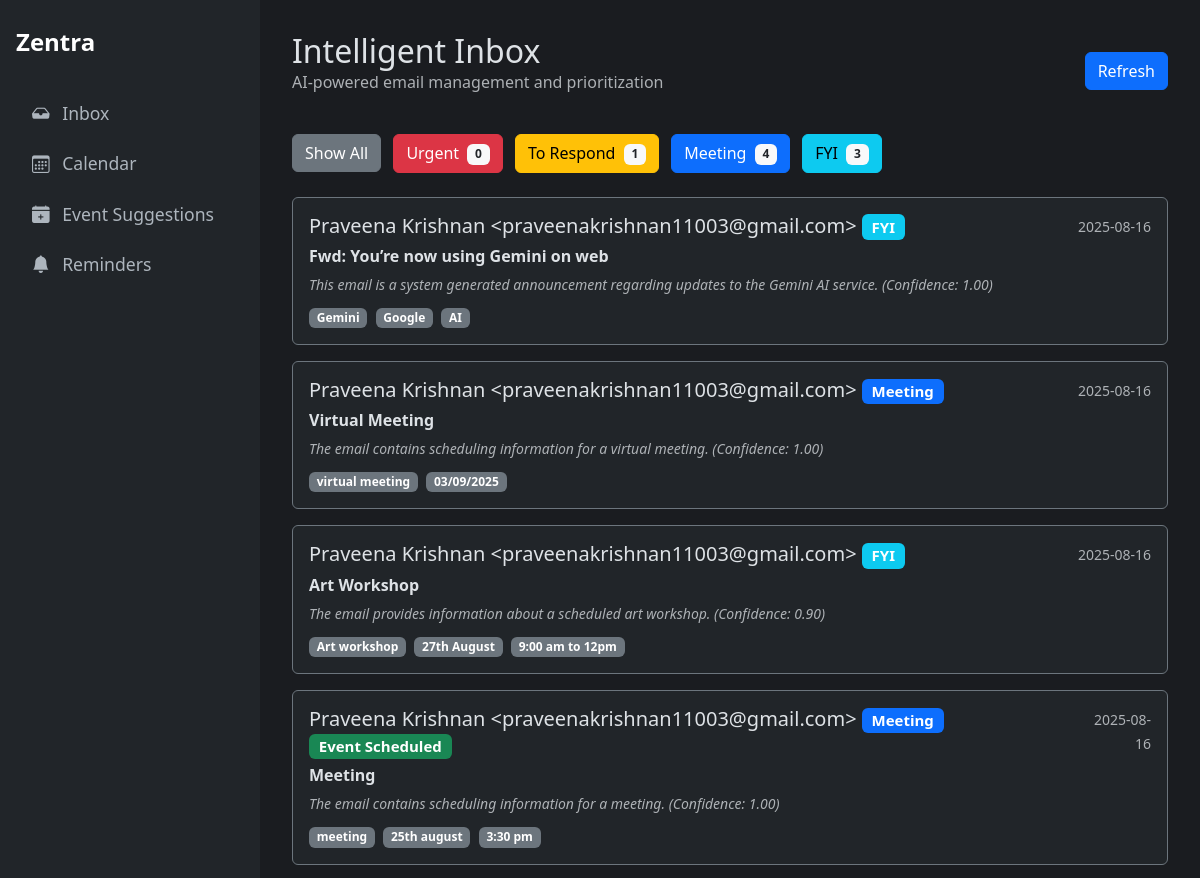
Page /recent_classified (upper part) on the earlier database version.
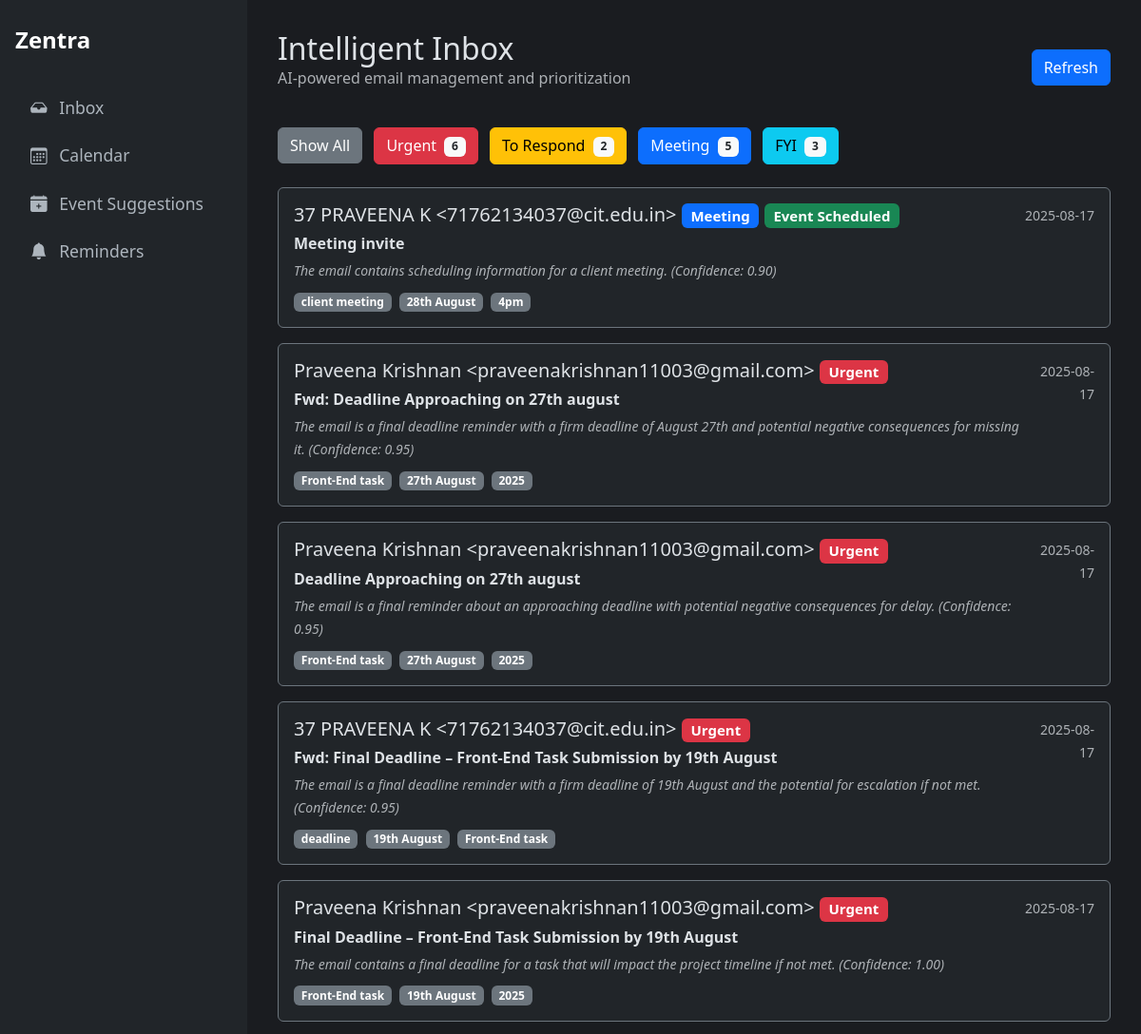
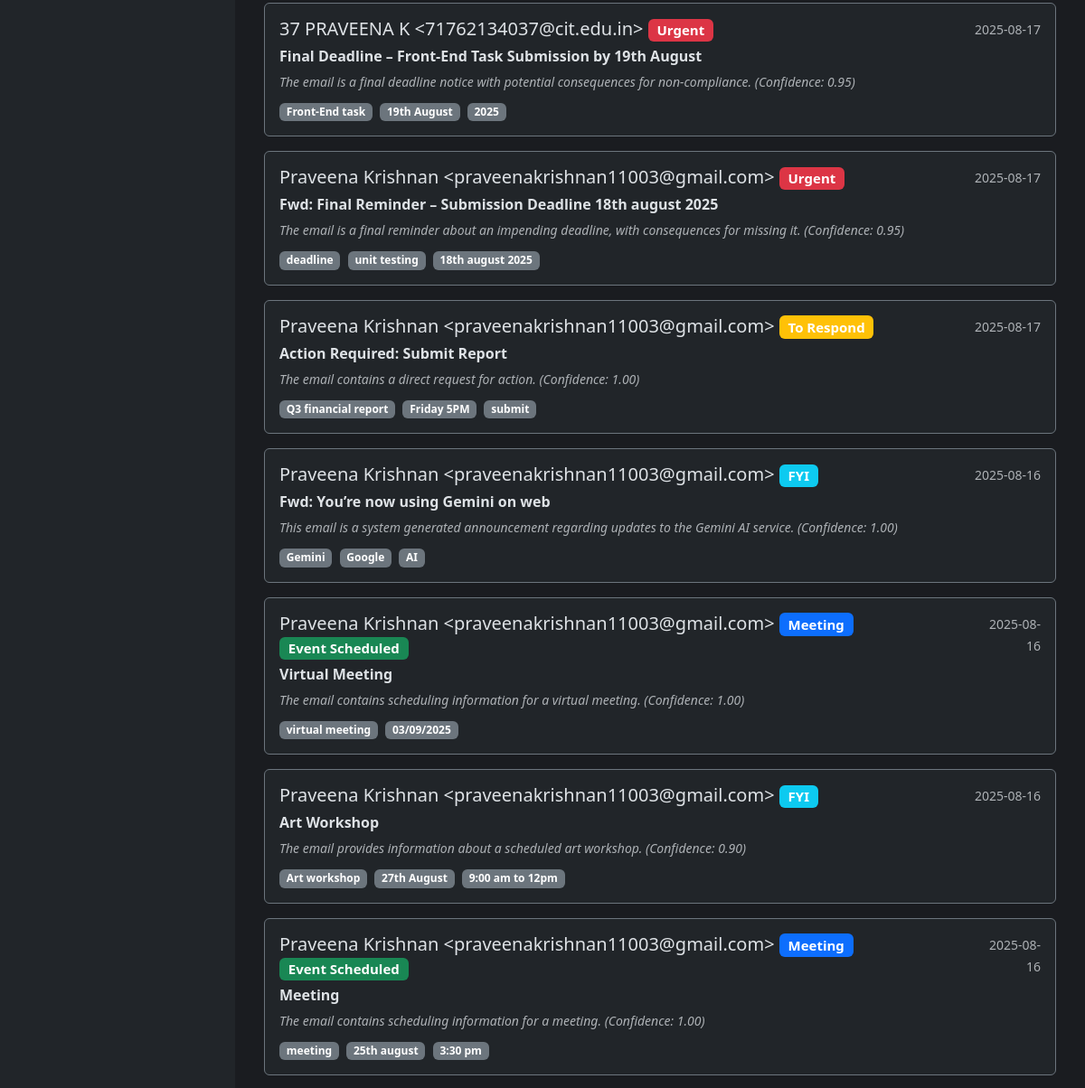
Same page on the later database version (2 pictures, top to bottom).
### tables this page shows
CREATE TABLE classifications (
    id INTEGER PRIMARY KEY AUTOINCREMENT,
    gmail_message_id TEXT UNIQUE NOT NULL, -- NEW: Added unique message ID
    created_at TIMESTAMP NOT NULL DEFAULT CURRENT_TIMESTAMP,
    subject TEXT NOT NULL,
    sender TEXT NOT NULL,
    body TEXT,
    category TEXT,
    confidence REAL,
    priority_analysis TEXT,
    category_reason TEXT,
    summary TEXT,
    important_terms TEXT,
    response_draft TEXT
);

CREATE TABLE suggested_events (
    id INTEGER PRIMARY KEY AUTOINCREMENT,
    status TEXT NOT NULL DEFAULT 'pending',
    type TEXT NOT NULL, -- 'meeting' or 'deadline'
    summary TEXT NOT NULL,
    time_expression TEXT NOT NULL, -- MODIFIED: Replaced start_time and end_time
    description TEXT,
    source_email_id INTEGER,
    FOREIGN KEY (source_email_id) REFERENCES classifications (id)
);

### Oauth.py (the view)
@app.route("/recent_classified")
def recent_classified_view():
    category_filter = request.args.get('category', None)
    classifications = database.get_recent_classifications(category_filter=category_filter)
    category_counts = database.get_category_counts()
    category_colors = {"Urgent": "danger", "To Respond": "warning", "Meeting": "primary", "FYI": "info", "Uncategorized": "secondary"}
    return render_template("history.html", classifications=classifications, counts=category_counts, category_colors=category_colors)

### database.py (called while the page is built)
def get_db_connection():
    conn = sqlite3.connect(DATABASE_FILE, timeout=10)
    conn.row_factory = sqlite3.Row
    return conn

def get_recent_classifications(category_filter=None, limit=25):
    conn = get_db_connection()
    query = """
        SELECT
            c.id, c.subject, c.sender, c.category, c.confidence,
            c.category_reason, c.important_terms, c.created_at,
            s.status as suggestion_status
        FROM
            classifications c
        LEFT JOIN
            suggested_events s ON c.id = s.source_email_id
    """
    params = []
    if category_filter:
        query += ' WHERE c.category = ?'
        params.append(category_filter)
    query += ' ORDER BY c.id DESC LIMIT ?'
    params.append(limit)
    classifications = conn.execute(query, tuple(params)).fetchall()
    conn.close()
    return classifications

def get_category_counts():
    conn = get_db_connection()
    counts = conn.execute('SELECT category, COUNT(id) as count FROM classifications GROUP BY category').fetchall()
    conn.close()
    return {row['category']: row['count'] for row in counts}

### templates/history.html
{% extends "layout.html" %}
{% block content %}
<div class="d-flex justify-content-between align-items-center mb-4">
  <div>
    <h1 class="h2 mb-0">Intelligent Inbox</h1>
    <p class="text-muted">AI-powered email management and prioritization</p>
  </div>
  <a href="/recent_classified" class="btn btn-primary">Refresh</a>
</div>
<div class="mb-4">
  <a href="/recent_classified" class="btn btn-secondary me-2">Show All</a>
  <a href="/recent_classified?category=Urgent" class="btn btn-danger me-2">Urgent <span class="badge bg-light text-dark ms-1">{{ counts.get('Urgent', 0) }}</span></a>
  <a href="/recent_classified?category=To Respond" class="btn btn-warning me-2">To Respond <span class="badge bg-light text-dark ms-1">{{ counts.get('To Respond', 0) }}</span></a>
  <a href="/recent_classified?category=Meeting" class="btn btn-primary me-2">Meeting <span class="badge bg-light text-dark ms-1">{{ counts.get('Meeting', 0) }}</span></a>
  <a href="/recent_classified?category=FYI" class="btn btn-info">FYI <span class="badge bg-light text-dark ms-1">{{ counts.get('FYI', 0) }}</span></a>
</div>
{% for item in classifications %}
<a href="/classification/{{ item.id }}" class="text-decoration-none text-white">
  <div class="card mb-3 bg-dark border-secondary">
    <div class="card-body">
      <div class="d-flex w-100 justify-content-between">
        <div class="flex-grow-1">
          <h5 class="mb-1">{{ item.sender }} <span class="badge bg-{{ category_colors.get(item.category, 'secondary') }}">{{ item.category }}</span>
            {% if item.suggestion_status == 'accepted' %}
              <span class="badge bg-success">Event Scheduled</span>
            {% endif %}
          </h5>
          <p class="mb-1"><strong>{{ item.subject }}</strong></p>
          <p class="mb-0 text-muted fst-italic">
            <small>{{ item.category_reason }} (Confidence: {{ "%.2f"|format(item.confidence|float) }})</small>
          </p>
          <div class="mt-2">
            {% if item.important_terms %}
              {% for term in item.important_terms.split(',')[:3] %}
                {% if term.strip() %}
                  <span class="badge bg-secondary me-1">{{ term.strip() }}</span>
                {% endif %}
              {% endfor %}
            {% endif %}
          </div>
        </div>
        <div class="text-end">
          <small class="text-muted">{{ item.created_at[:10] }}</small>
        </div>
      </div>
    </div>
  </div>
</a>
{% else %}
<div class="alert alert-info">No classified emails in history.</div>
{% endfor %}
{% endblock %}

Differences in the rows shown:
no longer on one of the page's lists (row unchanged): classifications: sender "Praveena Krishnan <praveenakrishnan11003@gmail.com>", category "Meeting", subject "Virtual Meeting", category_reason "The email contains scheduling information for a virtual meeting.", confidence "1.00", created_at "2025-08-16"
added suggested_events: sender "37 PRAVEENA K <71762134037@cit.edu.in>", category "Meeting", status "Event Scheduled", subject "Meeting invite", category_reason "The email contains scheduling information for a client meeting.", strip "client meeting" "28th August" "4pm", created_at "2025-08-17"
added classifications: confidence "0.90"
added classifications: sender "Praveena Krishnan <praveenakrishnan11003@gmail.com>", category "Urgent", subject "Fwd: Deadline Approaching on 27th august", category_reason "The email is a final deadline reminder with a firm deadline of August 27th and potential negative consequences for missing it.", confidence "0.95", strip "Front-End task" "27th August" "2025", created_at "2025-08-17"
added classifications: sender "Praveena Krishnan <praveenakrishnan11003@gmail.com>", category "Urgent", subject "Deadline Approaching on 27th august", category_reason "The email is a final reminder about an approaching deadline with potential negative consequences for delay.", confidence "0.95", strip "Front-End task" "27th August" "2025", created_at "2025-08-17"
added classifications: sender "37 PRAVEENA K <71762134037@cit.edu.in>", category "Urgent", subject "Fwd: Final Deadline – Front-End Task Submission by 19th August", category_reason "The email is a final deadline reminder with a firm deadline of 19th August and the potential for escalation if not met.", confidence "0.95", strip "deadline" "19th August" "Front-End task", created_at "2025-08-17"
added classifications: sender "Praveena Krishnan <praveenakrishnan11003@gmail.com>", category "Urgent", subject "Final Deadline – Front-End Task Submission by 19th August", category_reason "The email contains a final deadline for a task that will impact the project timeline if not met.", confidence "1.00", strip "Front-End task" "19th August" "2025", created_at "2025-08-17"
added classifications: sender "37 PRAVEENA K <71762134037@cit.edu.in>", category "Urgent", subject "Final Deadline – Front-End Task Submission by 19th August", category_reason "The email is a final deadline notice with potential consequences for non-compliance.", confidence "0.95", strip "Front-End task" "19th August" "2025", created_at "2025-08-17"
added classifications: sender "Praveena Krishnan <praveenakrishnan11003@gmail.com>", category "Urgent", subject "Fwd: Final Reminder – Submission Deadline 18th august 2025", category_reason "The email is a final reminder about an impending deadline, with consequences for missing it.", confidence "0.95", strip "deadline" "unit testing" "18th august 2025", created_at "2025-08-17"
added classifications: sender "Praveena Krishnan <praveenakrishnan11003@gmail.com>", category "To Respond", subject "Action Required: Submit Report", category_reason "The email contains a direct request for action.", confidence "1.00", strip "Q3 financial report" "Friday 5PM" "submit", created_at "2025-08-17"
added suggested_events: sender "Praveena Krishnan <praveenakrishnan11003@gmail.com>", category "Meeting", status "Event Scheduled", subject "Virtual Meeting", category_reason "The email contains scheduling information for a virtual meeting.", {{ "%.2f"|format(item.confidence|float) }} "1.00", strip "virtual meeting" "03/09/2025", created_at "2025-08-16"
Other differences:
{{ counts.get('Urgent', 0) }}: "0" → "6"
{{ counts.get('To Respond', 0) }}: "1" → "2"
{{ counts.get('Meeting', 0) }}: "4" → "5"
list line gone: "virtual meeting"
list line gone: "03/09/2025"
